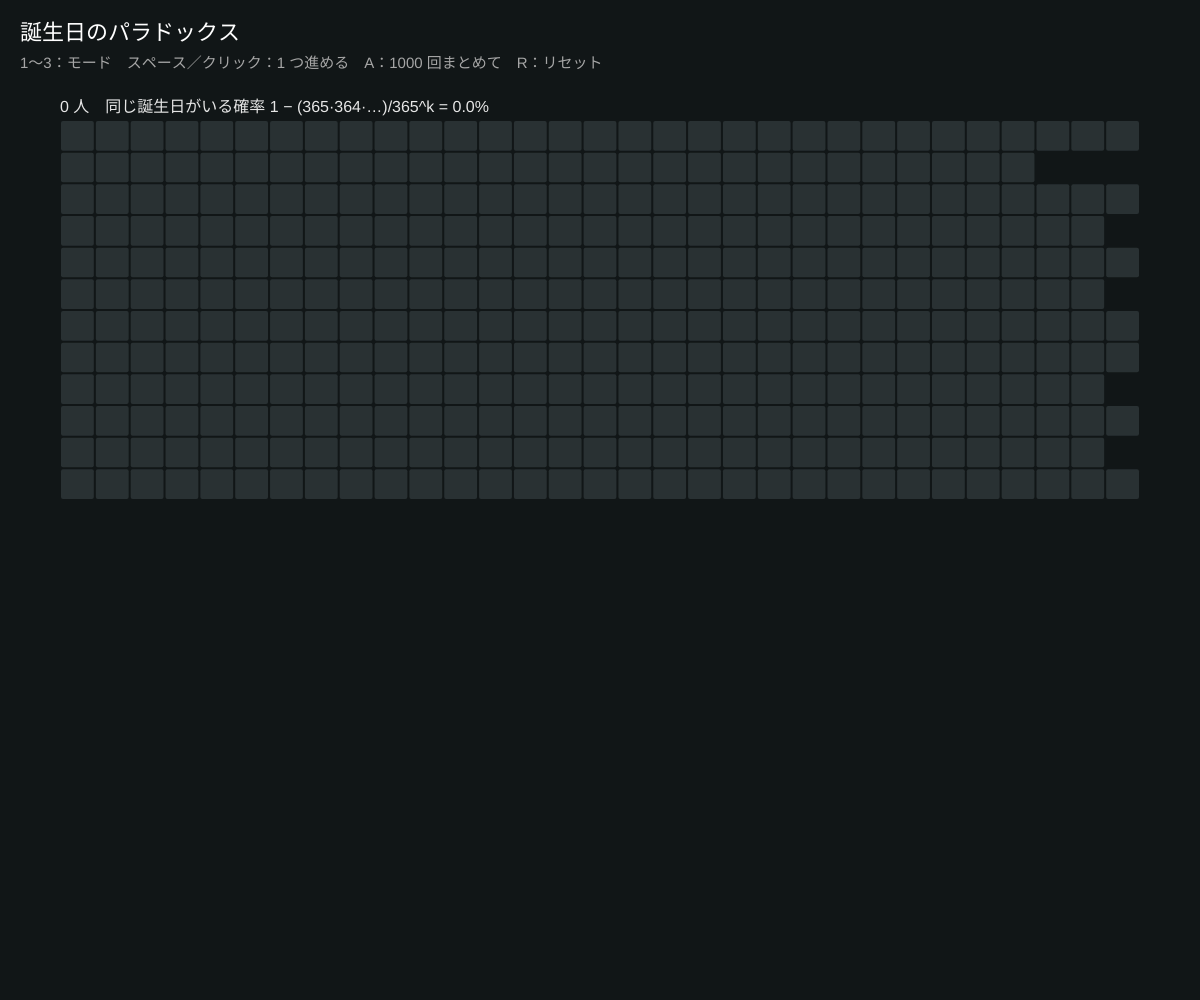
Frame 1 (no input)
Frame 60 (no input): identical to frame 1, image omitted
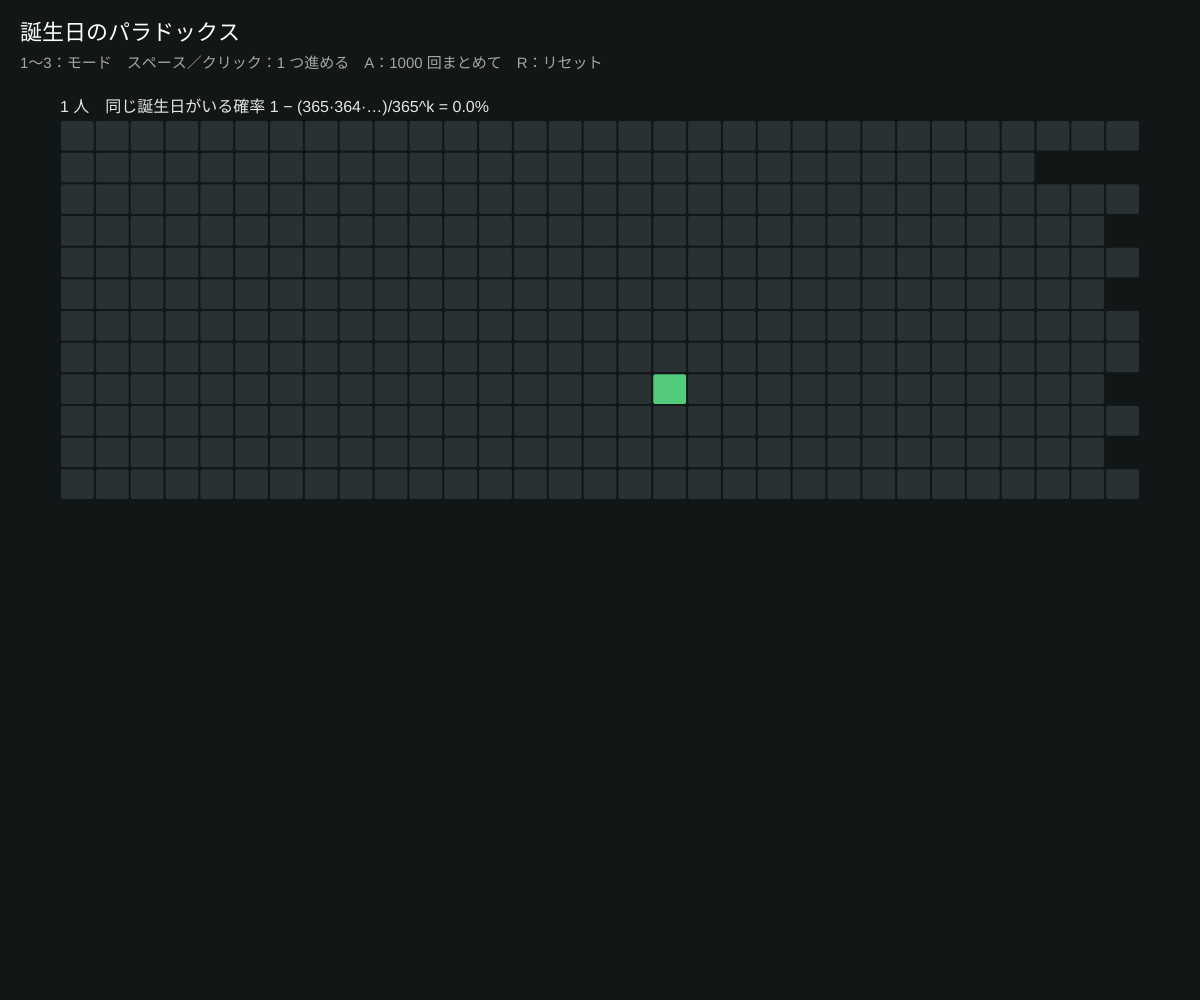
Frame 120 (the mouse pressed at the canvas centre since frame 60)

The p5.js sketch that drew these frames (run headless with seeded random() and noise() and a simulated clock; from frame 60 on, the mouse is pressed at the canvas centre):

// p5.js sketch
// ── sketch.js
// ============================================
// 15 確率の直感をきたえる（誕生日・ボールと箱・連）
// 乱択アルゴリズムの解析でよく使う 3 つの例
// 1：誕生日のパラドックス。何人集まると「同じ誕生日の 2 人」がいる確率が 50% を超える？ → たった 23 人
//    （ハッシュ表の衝突（シリーズ11）と同じ計算）
// 2：ボールと箱。b 個の箱にランダムに投げて、全部の箱が埋まるまで何個？ → 約 b ln b 個（クーポン収集）
// 3：連（ストリーク）。コインを n 回投げたとき、表が続く最長の長さは？ → 約 log₂ n
// 1〜3：モード　スペース／クリック：1 つ進める　A：1000 回まとめて試す　R：リセット
// ============================================

let mode = 1;
let bins = 30;           // ★ 2 の箱の数
let flips = 256;         // ★ 3 のコインを投げる回数
let days = [], people = 0, found = -1, hist = [], trials = 0;
let box = [], balls = 0;
let coins = [], best = { s: 0, len: 0 };

function setup() {
  createCanvas(windowWidth, windowHeight);
  colorMode(HSB, 360, 100, 100, 100);
  resetAll();
}

function resetAll() { hist = []; trials = 0; resetOne(); }
function resetOne() {
  days = new Array(365).fill(0); people = 0; found = -1;
  box = new Array(bins).fill(0); balls = 0;
  coins = []; best = { s: 0, len: 0 };
}

function addOne() {
  if (mode === 1) {
    if (found >= 0) { resetOne(); return; }
    let d = floor(random(365)); days[d]++; people++;
    if (days[d] === 2) { found = d; record(people); }
  }
  if (mode === 2) {
    if (box.every(c => c > 0)) { resetOne(); return; }
    box[floor(random(bins))]++; balls++;
    if (box.every(c => c > 0)) record(balls);
  }
  if (mode === 3) {
    if (coins.length >= flips) { resetOne(); return; }
    for (let k = 0; k < 16 && coins.length < flips; k++) coins.push(random() < 0.5);
    best = longest(coins);
    if (coins.length >= flips) record(best.len);
  }
}

function longest(cs) {
  let b = { s: 0, len: 0 }, run = 0;
  for (let i = 0; i < cs.length; i++) { run = cs[i] ? run + 1 : 0; if (run > b.len) b = { s: i - run + 1, len: run }; }
  return b;
}

function record(v) { hist[v] = (hist[v] || 0) + 1; trials++; }

function fastTrial() {
  if (mode === 1) { let seen = new Set(), k = 0; while (true) { k++; let d = floor(random(365)); if (seen.has(d)) break; seen.add(d); } record(k); }
  if (mode === 2) { let filled = new Set(), k = 0; while (filled.size < bins) { k++; filled.add(floor(random(bins))); } record(k); }
  if (mode === 3) { let cs = []; for (let i = 0; i < flips; i++) cs.push(random() < 0.5); record(longest(cs).len); }
}

function draw() {
  background(190, 25, 9);
  let L = 60, W = width - 120;
  noStroke(); textAlign(LEFT, BASELINE);
  let topH = height * 0.42;
  if (mode === 1) {
    let cw = W / 31, ch = (topH - 40) / 12;
    let ml = [31, 28, 31, 30, 31, 30, 31, 31, 30, 31, 30, 31], start = 0, m = 0;
    for (let d = 0; d < 365; d++) {
      if (d >= start + ml[m]) { start += ml[m]; m++; }
      let dd = d - start;
      fill(days[d] === 0 ? color(190, 20, 20) : days[d] === 1 ? color(140, 60, 80) : color(0, 80, 100));
      rect(L + dd * cw + 1, 120 + m * ch + 1, cw - 2, ch - 2, 2);
    }
    let p = 1; for (let k = 0; k < people; k++) p *= (365 - k) / 365;
    fill(0, 0, 90); textSize(16);
    text(people + ' 人　同じ誕生日がいる確率 1 − (365·364·…)/365^k = ' + ((1 - p) * 100).toFixed(1) + '%' + (found >= 0 ? '　→ ' + monthOf(found) + ' 月に 2 人！' : ''), L, 112);
  }
  if (mode === 2) {
    let bw = W / bins, mx = max(4, ...box);
    for (let i = 0; i < bins; i++) {
      fill(box[i] ? color(30 + i * 8, 60, 85) : color(0, 70, 40));
      let h = box[i] / mx * (topH - 60);
      rect(L + i * bw + 3, 120 + topH - 60 - h, bw - 6, max(3, h), 4);
    }
    let empty = box.filter(c => c === 0).length;
    fill(0, 0, 90); textSize(16);
    text(balls + ' 個投げた　空の箱 ' + empty + '　（期待値 b·H_b ≈ b ln b = ' + (bins * Hn(bins)).toFixed(1) + ' 個）', L, 112);
  }
  if (mode === 3) {
    let per = 64, cw = W / per, ch = min(28, (topH - 40) / ceil(flips / per));
    for (let i = 0; i < coins.length; i++) {
      let inBest = i >= best.s && i < best.s + best.len;
      fill(coins[i] ? (inBest ? color(45, 100, 100) : color(45, 50, 70)) : color(220, 30, 35));
      circle(L + (i % per) * cw + cw / 2, 130 + floor(i / per) * ch + ch / 2, min(cw, ch) * 0.8);
    }
    fill(0, 0, 90); textSize(16);
    text(coins.length + ' 回投げた（黄 = 表）　最長の連 ' + best.len + '　（log₂ n = ' + Math.log2(max(2, coins.length)).toFixed(1) + '）', L, 112);
  }
  // ヒストグラム
  let by = height - 50, hh = height - topH - 190;
  let keys = Object.keys(hist).map(Number);
  if (keys.length) {
    let lo = min(keys), hi = max(keys), mxc = max(...keys.map(k => hist[k]));
    let bw = W / (hi - lo + 1);
    for (let k = lo; k <= hi; k++) {
      let c = hist[k] || 0;
      fill(260, 50, 80); rect(L + (k - lo) * bw + 1, by - c / mxc * hh, max(1, bw - 2), c / mxc * hh);
      if (bw > 18 || k % 5 === 0) { fill(0, 0, 55); textSize(10); textAlign(CENTER, TOP); text(k, L + (k - lo) * bw + bw / 2, by + 3); }
    }
    let mean = keys.reduce((s, k) => s + k * hist[k], 0) / trials;
    textAlign(LEFT, BASELINE); fill(45, 90, 100); textSize(15);
    text('ヒストグラム（' + trials + ' 回）　平均 ' + mean.toFixed(2) + '　' + ['', '理論：約 23 人で 50%、平均 ≈ 24.6 人', '理論：b·H_b = ' + (bins * Hn(bins)).toFixed(1), '理論：約 log₂ n = ' + Math.log2(flips).toFixed(0) + '（±数個）'][mode], L, by - hh - 14);
  }
  let titles = ['', '誕生日のパラドックス', 'ボールと箱（全部埋まるまで）', 'コインの連（いちばん長い表の続き）'];
  fill(0, 0, 100); textSize(22); textAlign(LEFT, BASELINE);
  text(titles[mode], 20, 40);
  fill(0, 0, 65); textSize(15);
  text('1〜3：モード　スペース／クリック：1 つ進める　A：1000 回まとめて　R：リセット', 20, 68);
}

function monthOf(d) { let ml = [31, 28, 31, 30, 31, 30, 31, 31, 30, 31, 30, 31], m = 0; while (d >= ml[m]) { d -= ml[m]; m++; } return m + 1; }
function Hn(b) { let s = 0; for (let i = 1; i <= b; i++) s += 1 / i; return s; }

function keyPressed() {
  if (key >= '1' && key <= '3') { mode = int(key); resetAll(); }
  if (key === ' ') addOne();
  if (key === 'a' || key === 'A') for (let i = 0; i < 1000; i++) fastTrial();
  if (key === 'r' || key === 'R') resetAll();
}
function mousePressed() { addOne(); }
function windowResized() { resizeCanvas(windowWidth, windowHeight); }

// ---------- やってみよう ----------
// 1. 誕生日を「1 年 = 1000 日」にすると、50% になる人数は何人？（約 √(2·1000·ln 2)）
// 2. 箱の数 bins を 2 倍にすると、必要なボールは 2 倍より多い？少ない？
// 3. 人が「ランダムっぽく」書いた表裏の列は、最長の連が短すぎることが多い。自分で 64 個書いて比べよう
